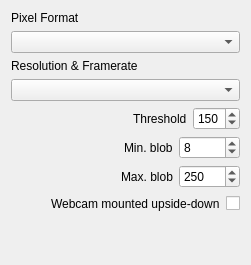
              <widget class="QWidget" name="LinuxWebcamPrefs">
               <layout class="QVBoxLayout" name="verticalLayout_4">
                <item>
                 <widget class="QLabel" name="label_14">
                  <property name="text">
                   <string>Pixel Format</string>
                  </property>
                 </widget>
                </item>
                <item>
                 <widget class="QComboBox" name="WebcamFormats"/>
                </item>
                <item>
                 <widget class="QLabel" name="label_15">
                  <property name="text">
                   <string>Resolution &amp; Framerate</string>
                  </property>
                 </widget>
                </item>
                <item>
                 <widget class="QComboBox" name="WebcamResolutions"/>
                </item>
                <item>
                 <layout class="QVBoxLayout" name="verticalLayout_12">
                  <item>
                   <layout class="QHBoxLayout" name="horizontalLayout_13">
                    <item>
                     <spacer name="horizontalSpacer_4">
                      <property name="orientation">
                       <enum>Qt::Horizontal</enum>
                      </property>
                      <property name="sizeHint" stdset="0">
                       <size>
                        <width>40</width>
                        <height>20</height>
                       </size>
                      </property>
                     </spacer>
                    </item>
                    <item>
                     <widget class="QLabel" name="label_32">
                      <property name="text">
                       <string>Threshold</string>
                      </property>
                     </widget>
                    </item>
                    <item>
                     <widget class="QSpinBox" name="WebcamThreshold">
                      <property name="maximum">
                       <number>255</number>
                      </property>
                      <property name="value">
                       <number>150</number>
                      </property>
                     </widget>
                    </item>
                   </layout>
                  </item>
                  <item>
                   <layout class="QHBoxLayout" name="horizontalLayout_14">
                    <item>
                     <spacer name="horizontalSpacer_5">
                      <property name="orientation">
                       <enum>Qt::Horizontal</enum>
                      </property>
                      <property name="sizeHint" stdset="0">
                       <size>
                        <width>40</width>
                        <height>20</height>
                       </size>
                      </property>
                     </spacer>
                    </item>
                    <item>
                     <widget class="QLabel" name="label_40">
                      <property name="text">
                       <string>Min. blob</string>
                      </property>
                     </widget>
                    </item>
                    <item>
                     <widget class="QSpinBox" name="WebcamMinBlob">
                      <property name="minimum">
                       <number>1</number>
                      </property>
                      <property name="maximum">
                       <number>10000</number>
                      </property>
                      <property name="value">
                       <number>8</number>
                      </property>
                     </widget>
                    </item>
                   </layout>
                  </item>
                  <item>
                   <layout class="QHBoxLayout" name="horizontalLayout_15">
                    <item>
                     <spacer name="horizontalSpacer_6">
                      <property name="orientation">
                       <enum>Qt::Horizontal</enum>
                      </property>
                      <property name="sizeHint" stdset="0">
                       <size>
                        <width>40</width>
                        <height>20</height>
                       </size>
                      </property>
                     </spacer>
                    </item>
                    <item>
                     <widget class="QLabel" name="label_41">
                      <property name="text">
                       <string>Max. blob</string>
                      </property>
                     </widget>
                    </item>
                    <item>
                     <widget class="QSpinBox" name="WebcamMaxBlob">
                      <property name="minimum">
                       <number>1</number>
                      </property>
                      <property name="maximum">
                       <number>10000</number>
                      </property>
                      <property name="value">
                       <number>250</number>
                      </property>
                     </widget>
                    </item>
                   </layout>
                  </item>
                 </layout>
                </item>
                <item>
                 <layout class="QHBoxLayout" name="horizontalLayout_22">
                  <item>
                   <spacer name="horizontalSpacer_11">
                    <property name="orientation">
                     <enum>Qt::Horizontal</enum>
                    </property>
                    <property name="sizeHint" stdset="0">
                     <size>
                      <width>40</width>
                      <height>20</height>
                     </size>
                    </property>
                   </spacer>
                  </item>
                  <item>
                   <widget class="QLabel" name="label_6">
                    <property name="text">
                     <string>Webcam mounted upside-down</string>
                    </property>
                   </widget>
                  </item>
                  <item>
                   <widget class="QCheckBox" name="FlipWebcam">
                    <property name="text">
                     <string/>
                    </property>
                   </widget>
                  </item>
                 </layout>
                </item>
                <item>
                 <spacer name="verticalSpacer_3">
                  <property name="orientation">
                   <enum>Qt::Vertical</enum>
                  </property>
                  <property name="sizeHint" stdset="0">
                   <size>
                    <width>20</width>
                    <height>40</height>
                   </size>
                  </property>
                 </spacer>
                </item>
               </layout>
              </widget>
